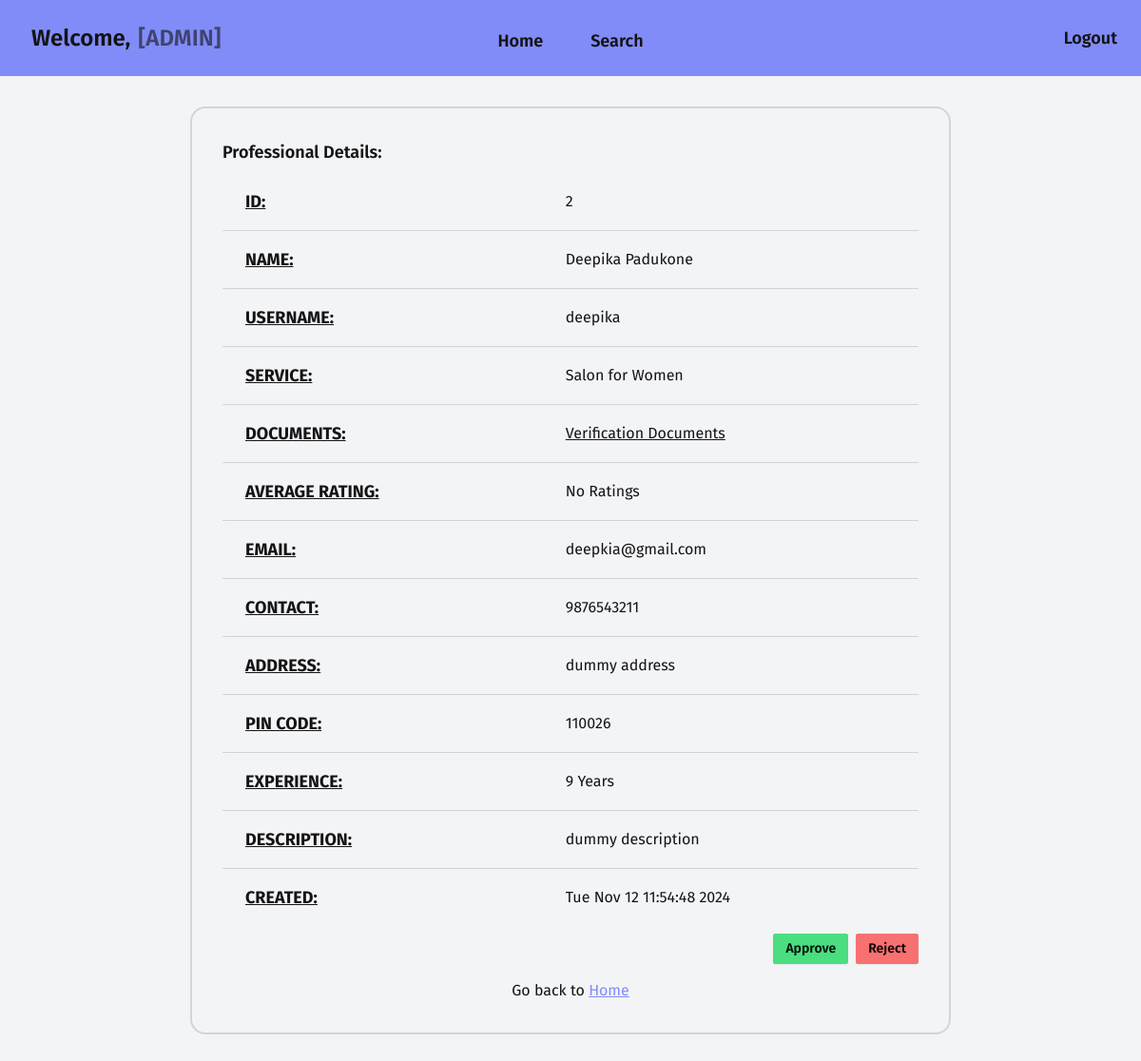
Screenshot of /admin/professional/details/2 with the database file from the repository.
### models.py (models this page shows, shortened)
class Professional(db.Model):
    __tablename__ = 'professional'
    id: Mapped[int] = mapped_column(
        Integer, primary_key=True, autoincrement="auto")
    user_id: Mapped[int] = mapped_column(ForeignKey("user.id"))
    user: Mapped["User"] = relationship(cascade="all,delete")
    contact: Mapped[str] = mapped_column(String(10), unique=True)
    address: Mapped[str] = mapped_column(Text)
    pincode: Mapped[str] = mapped_column(String(6))
    experience: Mapped[int] = mapped_column(Integer)
    description: Mapped[str] = mapped_column(Text)
    approval: Mapped[Optional[str]] = mapped_column(String, default="PENDING")
    service_id: Mapped[int] = mapped_column(ForeignKey("service.id"))
    service: Mapped["Service"] = relationship(back_populates="professionals")
    created: Mapped[Optional[datetime]] = mapped_column(
        DateTime, server_default=func.now())
    updated: Mapped[Optional[datetime]] = mapped_column(
        DateTime, default=func.now(), onupdate=func.now())
    def get_avg_rating(self):
        sql = select(func.avg(ServiceRequest.rating), func.count()).where(
            ServiceRequest.service_id == self.service_id,
            ServiceRequest.professional_id == self.id,
            ServiceRequest.status == "CLOSED"
        ).group_by(ServiceRequest.service_id)
        result = db.session.execute(sql).first()
        if not result:
            return "No Ratings"
        avg, count = result
        return f"{round(avg, 2)} ({count} ratings)"
    def get_docs_file(self):
        docspath = f"PROF_DOCS/PROF_DOCS_{self.id}.pdf"
        return url_for("static", filename=docspath)

class User(db.Model, UserMixin):
    __tablename__ = 'user'
    id: Mapped[int] = mapped_column(
        Integer, primary_key=True, autoincrement="auto")
    fullname: Mapped[str] = mapped_column(String(200))
    username: Mapped[str] = mapped_column(String(30), unique=True)
    email: Mapped[str] = mapped_column(String(200), unique=True)
    password: Mapped[str] = mapped_column(String(40))
    role: Mapped[str] = mapped_column(String(200))

class Service(db.Model):
    __tablename__ = 'service'
    id: Mapped[int] = mapped_column(
        Integer, primary_key=True, autoincrement="auto")
    name: Mapped[str] = mapped_column(String(200))
    price: Mapped[int] = mapped_column(Integer)
    timereq: Mapped[Optional[int]] = mapped_column(Integer)  # in hours
    description: Mapped[str] = mapped_column(Text)
    professionals: Mapped[List["Professional"]
                          ] = relationship(back_populates="service")
    created: Mapped[Optional[datetime]] = mapped_column(
        DateTime, server_default=func.now())
    updated: Mapped[Optional[datetime]] = mapped_column(
        DateTime, default=func.now(), onupdate=func.now())

### views.py (the view)
@app.route("/admin/professional/details/<prof_id>")
def prof_details(prof_id):
    prof = get_with_id(Professional, prof_id)
    if not prof:
        return redirect(url_for('not_found'))
    return render_template("admin/professional/details.html", prof=prof)

### models.py (called while the page is built)
def get_with_id(model, pkid):
    sql = select(model).where(model.id == pkid)
    result = db.session.scalars(sql).first()
    return result

### templates/admin/professional/details.html (shortened to what this page needs)
{% extends "base/admin/loggedin.html" %}
{% block content %}
<section class="w-2/3 card card-bordered border-2">
  <div class="card-body">
    {% if prof %}
    <h2 class="card-title text-lg">Professional Details:</h2>
    <table class="table table-lg">
      <tbody>
        <tr>
          <td class="text-lg font-bold underline">ID:</td>
          <td>{{ prof.id }}</td>
        </tr>
        <tr>
          <td class="text-lg font-bold underline">NAME:</td>
          <td>{{ prof.user.fullname }}</td>
        </tr>
        <tr>
          <td class="text-lg font-bold underline">USERNAME:</td>
          <td>{{ prof.user.username }}</td>
        </tr>
        <tr>
          <td class="text-lg font-bold underline">SERVICE:</td>
          <td>{{ prof.service.name }}</td>
        </tr>
        <tr>
          <td class="text-lg font-bold underline">DOCUMENTS:</td>
          <td>
            <a href="{{ prof.get_docs_file() }}" class="link" download>Verification Documents</a>
          </td>
        </tr>
        <tr>
          <td class="text-lg font-bold underline">AVERAGE RATING:</td>
          <td>{{ prof.get_avg_rating() }}</td>
        </tr>
        <tr>
          <td class="text-lg font-bold underline">EMAIL:</td>
          <td>{{ prof.user.email }}</td>
        </tr>
        <tr>
          <td class="text-lg font-bold underline">CONTACT:</td>
          <td>{{ prof.contact }}</td>
        </tr>
        <tr>
          <td class="text-lg font-bold underline">ADDRESS:</td>
          <td>{{ prof.address }}</td>
        </tr>
        <tr>
          <td class="text-lg font-bold underline">PIN CODE:</td>
          <td>{{ prof.pincode }}</td>
        </tr>
        <tr>
          <td class="text-lg font-bold underline">EXPERIENCE:</td>
          <td>{{ prof.experience }} Years</td>
        </tr>
        <tr>
          <td class="text-lg font-bold underline">DESCRIPTION:</td>
          <td>{{ prof.description }}</td>
        </tr>
        <tr>
          <td class="text-lg font-bold underline">CREATED:</td>
          <td>{{ prof.created.ctime() }}</td>
        </tr>
      </tbody>
    </table>
    <div class="flex items-center justify-end gap-2">
      <a href="{{ url_for('prof_approve', prof_id=prof.id) }}">
        <button class="btn btn-sm btn-success">Approve</button>
      </a>
      <a href="{{ url_for('prof_reject', prof_id=prof.id) }}">
        <button class="btn btn-sm btn-error">Reject</button>
      </a>
    </div>
    {% else %}
    <p class="text-center text-lg font-bold">Requested professional not found</p>
    {% endif %}
    <p class="text-center pt-2">
      Go back to <a href="{{ url_for('admin_home') }}" class="link link-primary">Home</a>
    </p>
  </div>
</section>
{% endblock %}

### rows the page displays
Professional: id "2", contact "9876543211", address "dummy address", pincode "110026", experience "9", description "dummy description", created.ctime "Tue Nov 12 11:54:48 2024"
User: user.fullname "Deepika Padukone", user.username "deepika", user.email "deepkia@gmail.com"
Service: service.name "Salon for Women"

### other values shown
{{ prof.get_avg_rating() }} "No Ratings"
